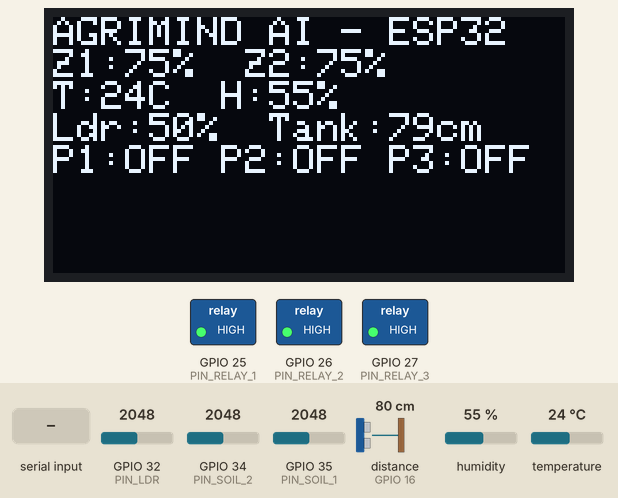
The sketch below on a simulated ESP32. Shown: 128×64 one-colour display, switched loads named in the sketch (green lamp = pin HIGH). Wiring (inferred from the names in the program): ultrasonic range finder: trigger GPIO 5; echo GPIO 16. The test bench sets the inputs (shaded band); at power-on: distance to the obstacle (sensor on GPIO 16) 80 cm, GPIO 32 (PIN_LDR) = 2048, GPIO 34 (PIN_SOIL_2) = 2048, GPIO 35 (PIN_SOIL_1) = 2048, humidity 55 %, temperature 24 °C. The echo pulse lasts 58.3 µs per cm; WiFi joins after 1.5 s; servers stay silent unless stated; uploads are accepted with an empty reply; pins used as bus, display or sensor lines are not drawn; what the sketch prints to the serial monitor is not drawn.

Above: at 3.8 s.
3.9 s: "PUMP1_ON\n" received over Serial
At 6.7 s:
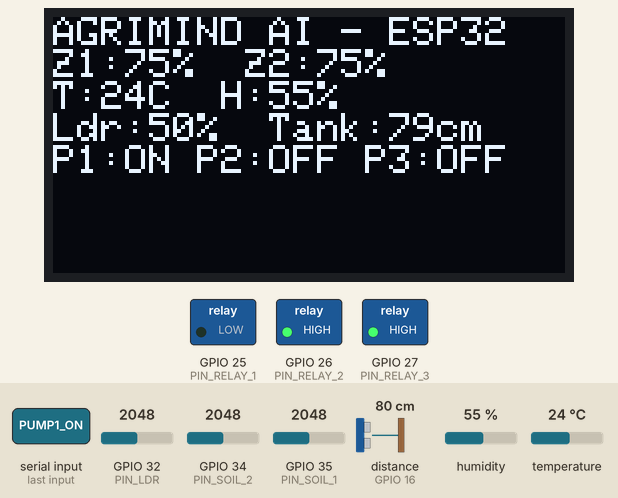
7.7 s: "PUMP1_OFF\n" received over Serial
At 8.5 s:
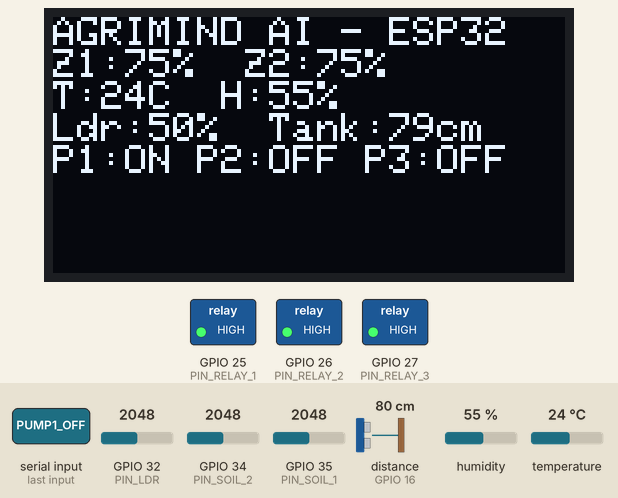
10.7 s: "PUMP2_ON\n" received over Serial
At 11.9 s:
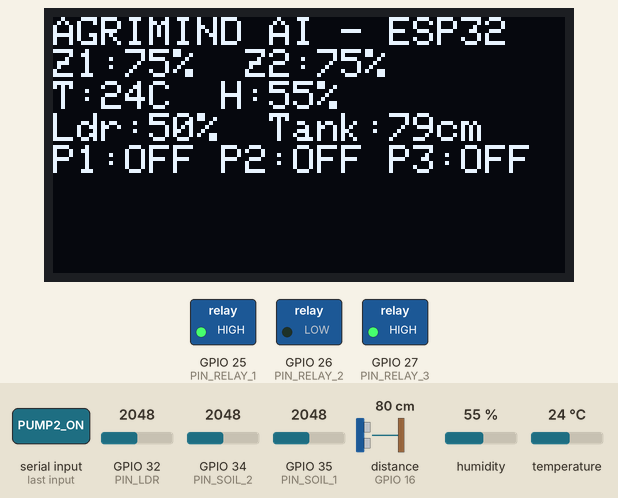
13.7 s: "PUMP3_ON\n" received over Serial
At 14.2 s:
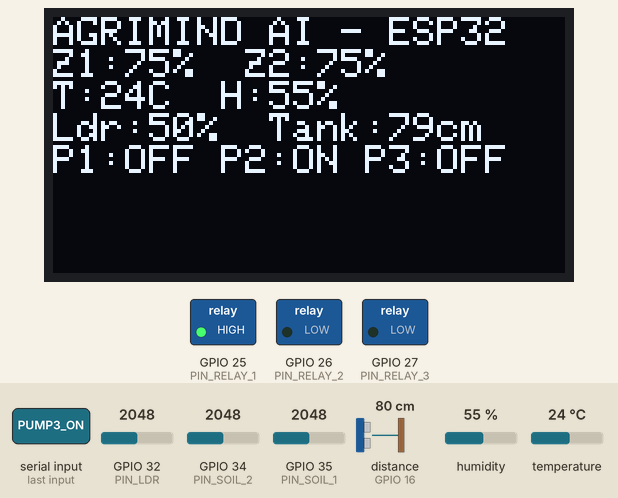
16.7 s: distance to the obstacle (sensor on GPIO 16) set to 2 cm
At 19.2 s:
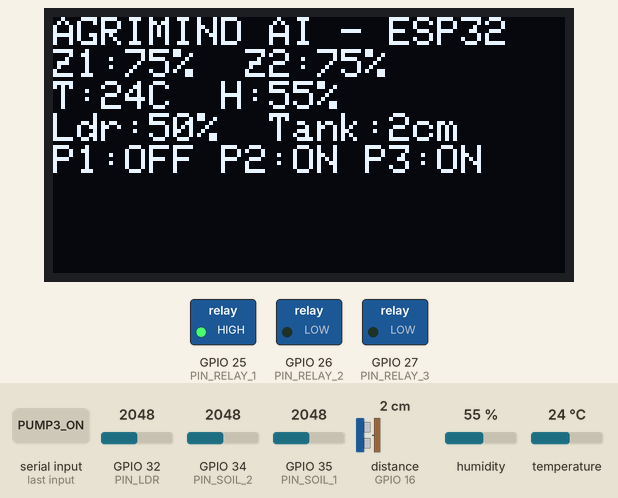
19.7 s: "ALL_PUMPS_OFF\n" received over Serial
At 21.5 s:
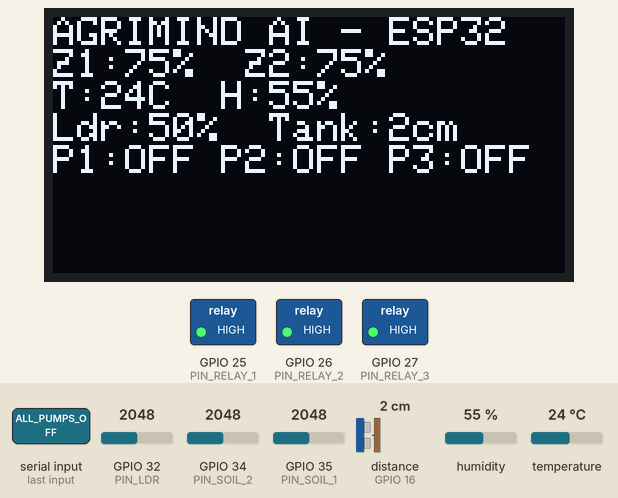
Timing chart, 0 to 23.0 s (numbered marks = the images above; inputs shaded):
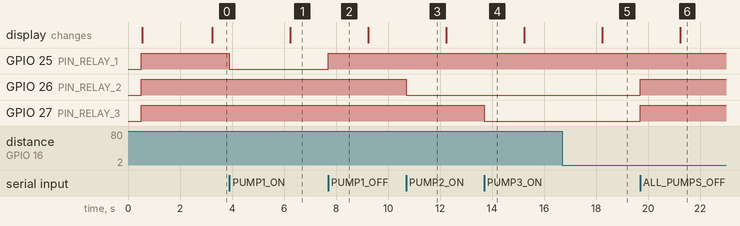

Measured:
- after the input at 3.9 s, GPIO 25 (PIN_RELAY_1): HIGH → LOW at once; the display: changes after 2.3 s (image 1)
- after the input at 7.7 s, GPIO 25 (PIN_RELAY_1): LOW → HIGH at once
- after the input at 10.7 s, GPIO 26 (PIN_RELAY_2): HIGH → LOW at once
- after the input at 13.7 s, GPIO 27 (PIN_RELAY_3): HIGH → LOW at once
- after the input at 16.7 s, the display: changes after 1.5 s (image 5)
- after the input at 19.7 s, GPIO 26 (PIN_RELAY_2), GPIO 27 (PIN_RELAY_3): LOW → HIGH at once; the display: changes after 1.5 s (image 6)

The sketch:

esp32_smartfarm.ino
```cpp
/**
 * ==============================================================================
 * AGRIMIND AI - ESP32 COMPLETE REAL-IOT FIRMWARE (SH1106 OLED + RELAYS + SUPABASE)
 * ==============================================================================
 *
 * Target Board: ESP32 DevKit V1 (30-pin / 38-pin)
 *
 * EXACT HARDWARE PINOUT & PERIPHERALS:
 * ------------------------------------------------------------------------------
 * OLED Display (SH1106 I2C 128x64):
 *   - SDA   -> GPIO21 (D21)
 *   - SCL   -> GPIO22 (D22)
 *   - I2C Address: 0x3C
 *
 * Soil Moisture Probes (Capacitive / Resistive):
 *   - Soil Moisture 1 (Zone 1) -> GPIO35 (ADC1_CH7)
 *   - Soil Moisture 2 (Zone 2) -> GPIO34 (ADC1_CH6)
 *
 * Ambient Sensors:
 *   - DHT22 (Temperature & Humidity) -> GPIO4 (D4)
 *   - LDR (Light Intensity ADC)      -> GPIO32 (ADC1_CH4)
 *
 * Tank Ultrasonic Sensor:
 *   - HC-SR04 TRIG -> GPIO5  (D5)
 *   - HC-SR04 ECHO -> GPIO16 (RX2)
 *
 * 3-Channel Relay Module (ACTIVE-LOW LOGIC):
 *   - Relay 1 (Zone 1 Pump) -> GPIO25 (D25)
 *   - Relay 2 (Zone 2 Pump) -> GPIO26 (D26)
 *   - Relay 3 (Zone 3 Pump) -> GPIO27 (D27)
 *
 * RELAY LOGIC:
 *   LOW  (0V)   = Relay ON  -> Contacts Closed -> DC Pump Active
 *   HIGH (3.3V) = Relay OFF -> Contacts Open   -> DC Pump Idle
 *   On Boot: GPIO25, GPIO26, GPIO27 initialized HIGH (ALL Relays OFF).
 * ==============================================================================
 */

#include <WiFi.h>
#include <HTTPClient.h>
#include <DHT.h>
#include <Wire.h>
#include <Adafruit_GFX.h>
#include <Adafruit_SH110X.h>

// ==========================================
// 1. PIN DEFINITIONS
// ==========================================
#define PIN_SOIL_1       35
#define PIN_SOIL_2       34
#define PIN_DHT          4
#define PIN_LDR          32
#define PIN_TRIG         5
#define PIN_ECHO         16
#define PIN_RELAY_1      25
#define PIN_RELAY_2      26
#define PIN_RELAY_3      27

#define DHTTYPE          DHT22

#define SCREEN_WIDTH     128
#define SCREEN_HEIGHT    64
#define OLED_RESET       -1
#define SCREEN_ADDRESS   0x3C

// Active-LOW relay state definitions
#define RELAY_ON         LOW
#define RELAY_OFF        HIGH

// ==========================================
// 2. NETWORK & SUPABASE CONFIGURATION
// ==========================================
// Local Wi-Fi router credentials
const char* WIFI_SSID    = "YOUR_WIFI_SSID";
const char* WIFI_PASS    = "YOUR_WIFI_PASSWORD";

// Supabase REST endpoint and API anon key
const char* SUPABASE_URL = "https://<your-project>.supabase.co/rest/v1/sensor_readings";
const char* SUPABASE_KEY = "YOUR_SUPABASE_ANON_KEY";

// Farm & Zone UUIDs
const char* FARM_UUID   = "00000000-0000-0000-0000-000000000001";
const char* ZONE_1_UUID = "00000000-0000-0000-0000-000000000011";
const char* ZONE_2_UUID = "00000000-0000-0000-0000-000000000012";

// ==========================================
// 3. OBJECTS & GLOBAL STATE
// ==========================================
DHT dht(PIN_DHT, DHTTYPE);
Adafruit_SH1106G display = Adafruit_SH1106G(SCREEN_WIDTH, SCREEN_HEIGHT, &Wire, OLED_RESET);

bool relay1State = false;
bool relay2State = false;
bool relay3State = false;

unsigned long lastUploadTime = 0;
const unsigned long UPLOAD_INTERVAL_MS = 3000; // 3-second cycle for OLED & Telemetry

// ==========================================
// 4. SENSOR ACQUISITION FUNCTIONS
// ==========================================

/**
 * Reads Analog Soil Moisture from specified ADC pin.
 * Maps raw 12-bit ADC (0 - 4095) to percentage (0 - 100%).
 */
float readSoilMoisture(int pin) {
  int raw = analogRead(pin);
  // Calibration: Air/Dry ~3700, Submerged Water ~1500
  float pct = map(raw, 3700, 1500, 0, 100);
  if (pct < 0.0) pct = 0.0;
  if (pct > 100.0) pct = 100.0;
  return pct;
}

/**
 * Reads LDR Ambient Light Sensor and converts to percentage (0 - 100%).
 */
float readLightLevel(int pin) {
  int raw = analogRead(pin);
  float pct = ((float)raw / 4095.0) * 100.0;
  if (pct < 0.0) pct = 0.0;
  if (pct > 100.0) pct = 100.0;
  return pct;
}

/**
 * Reads HC-SR04 Ultrasonic Distance in centimeters.
 * Speed of sound = 343 m/s = 0.0343 cm/microsecond.
 */
float readTankDistanceCm() {
  digitalWrite(PIN_TRIG, LOW);
  delayMicroseconds(2);
  digitalWrite(PIN_TRIG, HIGH);
  delayMicroseconds(10);
  digitalWrite(PIN_TRIG, LOW);

  long duration = pulseIn(PIN_ECHO, HIGH, 30000); // 30ms timeout (~5m max)
  if (duration == 0) {
    return -1.0; // Out of range / No echo received
  }
  float distanceCm = (float)duration * 0.0343 / 2.0;
  return distanceCm;
}

// ==========================================
// 5. RELAY CONTROL & SERIAL HANDLER
// ==========================================

/**
 * Controls physical relays with Active-LOW logic and emits JSON confirmation.
 */
void setRelay(int pumpNum, bool turnOn) {
  int pin = PIN_RELAY_1;
  if (pumpNum == 2) pin = PIN_RELAY_2;
  else if (pumpNum == 3) pin = PIN_RELAY_3;

  // Active-LOW: LOW=ON, HIGH=OFF
  digitalWrite(pin, turnOn ? RELAY_ON : RELAY_OFF);

  if (pumpNum == 1) relay1State = turnOn;
  else if (pumpNum == 2) relay2State = turnOn;
  else if (pumpNum == 3) relay3State = turnOn;

  // Emit immediate JSON confirmation line over USB Serial
  Serial.print("{\"type\":\"pump_state\",\"pump\":");
  Serial.print(pumpNum);
  Serial.print(",\"state\":\"");
  Serial.print(turnOn ? "ON" : "OFF");
  Serial.println("\"}");
}

/**
 * Processes incoming newline-terminated Serial commands from Web Serial.
 */
void processSerialCommand(String cmd) {
  cmd.trim();
  if (cmd.length() == 0) return;

  if (cmd == "PUMP1_ON") {
    setRelay(1, true);
  } else if (cmd == "PUMP1_OFF") {
    setRelay(1, false);
  } else if (cmd == "PUMP2_ON") {
    setRelay(2, true);
  } else if (cmd == "PUMP2_OFF") {
    setRelay(2, false);
  } else if (cmd == "PUMP3_ON") {
    setRelay(3, true);
  } else if (cmd == "PUMP3_OFF") {
    setRelay(3, false);
  } else if (cmd == "ALL_PUMPS_OFF") {
    setRelay(1, false);
    setRelay(2, false);
    setRelay(3, false);
  } else if (cmd == "STATUS" || cmd == "HEARTBEAT") {
    Serial.print("{\"type\":\"heartbeat\",\"device\":\"ESP32\",\"wifi_connected\":");
    Serial.print(WiFi.status() == WL_CONNECTED ? "true" : "false");
    Serial.print(",\"backend_connected\":true,\"rssi\":");
    Serial.print(WiFi.RSSI());
    Serial.print(",\"uptime_seconds\":");
    Serial.print(millis() / 1000);
    Serial.println("}");
  }
}

// ==========================================
// 6. SUPABASE REST TELEMETRY UPLOAD
// ==========================================
void uploadTelemetryToSupabase(float m1, float m2, float temp, float hum, float light, float tankDist) {
  if (WiFi.status() != WL_CONNECTED) {
    return;
  }

  HTTPClient http;
  http.begin(SUPABASE_URL);
  http.addHeader("apikey", SUPABASE_KEY);
  http.addHeader("Authorization", String("Bearer ") + SUPABASE_KEY);
  http.addHeader("Content-Type", "application/json");
  http.addHeader("Prefer", "return=minimal");

  String payload = "[";
  payload += "{\"farm_id\":\"" + String(FARM_UUID) + "\",\"zone_id\":\"" + String(ZONE_1_UUID) + "\",\"sensor_type\":\"soil_moisture\",\"value\":" + String(m1, 1) + ",\"unit\":\"%\"},";
  payload += "{\"farm_id\":\"" + String(FARM_UUID) + "\",\"zone_id\":\"" + String(ZONE_2_UUID) + "\",\"sensor_type\":\"soil_moisture\",\"value\":" + String(m2, 1) + ",\"unit\":\"%\"},";

  if (!isnan(temp)) {
    payload += "{\"farm_id\":\"" + String(FARM_UUID) + "\",\"sensor_type\":\"temperature\",\"value\":" + String(temp, 1) + ",\"unit\":\"°C\"},";
  }
  if (!isnan(hum)) {
    payload += "{\"farm_id\":\"" + String(FARM_UUID) + "\",\"sensor_type\":\"humidity\",\"value\":" + String(hum, 1) + ",\"unit\":\"%\"},";
  }

  payload += "{\"farm_id\":\"" + String(FARM_UUID) + "\",\"sensor_type\":\"light\",\"value\":" + String(light, 1) + ",\"unit\":\"%\"},";

  if (tankDist >= 0.0) {
    payload += "{\"farm_id\":\"" + String(FARM_UUID) + "\",\"sensor_type\":\"tank_level\",\"value\":" + String(tankDist, 1) + ",\"unit\":\"cm\"}";
  } else {
    payload += "{\"farm_id\":\"" + String(FARM_UUID) + "\",\"sensor_type\":\"tank_level\",\"value\":0.0,\"unit\":\"cm\"}";
  }
  payload += "]";

  int httpCode = http.POST(payload);
  if (httpCode >= 200 && httpCode < 300) {
    Serial.println("Supabase upload complete.");
  } else {
    Serial.print("Supabase upload error: ");
    Serial.println(httpCode);
  }
  http.end();
}

// ==========================================
// 7. SETUP FUNCTION
// ==========================================
void setup() {
  // 1. Initialize Serial Communication @ 115200 Baud
  Serial.begin(115200);
  delay(500);

  // 2. Configure Relay Pins as OUTPUT and Set HIGH (Active-LOW: All Relays OFF on Boot)
  pinMode(PIN_RELAY_1, OUTPUT);
  pinMode(PIN_RELAY_2, OUTPUT);
  pinMode(PIN_RELAY_3, OUTPUT);
  digitalWrite(PIN_RELAY_1, RELAY_OFF);
  digitalWrite(PIN_RELAY_2, RELAY_OFF);
  digitalWrite(PIN_RELAY_3, RELAY_OFF);

  // 3. Configure Physical Sensor Pins
  pinMode(PIN_SOIL_1, INPUT);
  pinMode(PIN_SOIL_2, INPUT);
  pinMode(PIN_LDR, INPUT);
  pinMode(PIN_TRIG, OUTPUT);
  pinMode(PIN_ECHO, INPUT);
  digitalWrite(PIN_TRIG, LOW);

  // 4. Initialize DHT22 Sensor
  dht.begin();

  // 5. Initialize I2C SH1106 OLED Display (SDA=GPIO21, SCL=GPIO22, Addr=0x3C)
  Wire.begin(21, 22);
  if (display.begin(SCREEN_ADDRESS, true)) {
    display.clearDisplay();
    display.setTextSize(1);
    display.setTextColor(SH110X_WHITE);
    display.setCursor(0, 0);
    display.println("AGRIMIND AI");
    display.println("ESP32 Smart Controller");
    display.println("Relays: ALL OFF");
    display.println("Connecting Wi-Fi...");
    display.display();
  }

  // 6. Wi-Fi Startup Diagnostics & Connection (20-second timeout)
  Serial.println("[AGRIMIND AI]");
  Serial.println("Starting ESP32...");
  Serial.println("WiFi SSID configured: YES");
  Serial.println("Connecting to WiFi...");

  WiFi.mode(WIFI_STA);
  WiFi.begin(WIFI_SSID, WIFI_PASS);

  int attempts = 0;
  // 40 half-seconds = 20 seconds total timeout
  while (WiFi.status() != WL_CONNECTED && attempts < 40) {
    delay(500);
    Serial.print(".");
    attempts++;
  }
  Serial.println();

  if (WiFi.status() == WL_CONNECTED) {
    Serial.println("WiFi connected");
    Serial.print("IP: ");
    Serial.println(WiFi.localIP());
    Serial.print("RSSI: ");
    Serial.println(WiFi.RSSI());
  } else {
    Serial.println("WiFi FAILED");
    Serial.print("WiFi.status(): ");
    Serial.println((int)WiFi.status());
  }
}

// ==========================================
// 8. MAIN EXECUTION LOOP
// ==========================================
void loop() {
  // 1. Process incoming commands from USB Web Serial
  while (Serial.available() > 0) {
    String cmd = Serial.readStringUntil('\n');
    processSerialCommand(cmd);
  }

  // 2. Periodic Sensor Acquisition, OLED Refresh & Supabase Upload
  unsigned long now = millis();
  if (now - lastUploadTime >= UPLOAD_INTERVAL_MS) {
    lastUploadTime = now;

    // Read all physical sensors
    float m1 = readSoilMoisture(PIN_SOIL_1);
    float m2 = readSoilMoisture(PIN_SOIL_2);
    float temp = dht.readTemperature();
    float hum = dht.readHumidity();
    float light = readLightLevel(PIN_LDR);
    float tankDist = readTankDistanceCm();

    // Broadcast live telemetry JSON line over USB Serial
    Serial.print("{\"type\":\"telemetry\",\"device\":\"ESP32\",\"soil_moisture_zone1\":");
    Serial.print(m1, 1);
    Serial.print(",\"soil_moisture_zone2\":");
    Serial.print(m2, 1);
    if (!isnan(temp)) {
      Serial.print(",\"temperature\":");
      Serial.print(temp, 1);
    }
    if (!isnan(hum)) {
      Serial.print(",\"humidity\":");
      Serial.print(hum, 1);
    }
    Serial.print(",\"light_level\":");
    Serial.print(light, 1);
    if (tankDist >= 0.0) {
      Serial.print(",\"tank_distance_cm\":");
      Serial.print(tankDist, 1);
    }
    Serial.print(",\"pump_running\":");
    Serial.print((relay1State || relay2State || relay3State) ? "true" : "false");
    Serial.println("}");

    // Upload real telemetry to Supabase REST API
    uploadTelemetryToSupabase(m1, m2, temp, hum, light, tankDist);

    // Refresh OLED Display with all live metrics and pump states every 3 seconds
    display.clearDisplay();
    display.setCursor(0, 0);
    display.println("AGRIMIND AI - ESP32");

    // Z1 & Z2 Soil Moisture
    display.print("Z1:"); display.print((int)m1); display.print("%  Z2:"); display.print((int)m2); display.println("%");

    // DHT22 Temp & Humidity
    display.print("T:");
    if (!isnan(temp)) display.print((int)temp); else display.print("--");
    display.print("C  H:");
    if (!isnan(hum)) display.print((int)hum); else display.print("--");
    display.println("%");

    // LDR Light & Ultrasonic Tank Distance
    display.print("Ldr:"); display.print((int)light); display.print("%  Tank:");
    if (tankDist >= 0.0) display.print((int)tankDist); else display.print("--");
    display.println("cm");

    // Pump 1, Pump 2, Pump 3 Relay States
    display.print("P1:"); display.print(relay1State ? "ON " : "OFF ");
    display.print("P2:"); display.print(relay2State ? "ON " : "OFF ");
    display.print("P3:"); display.print(relay3State ? "ON" : "OFF");

    display.display();
  }
}
```
